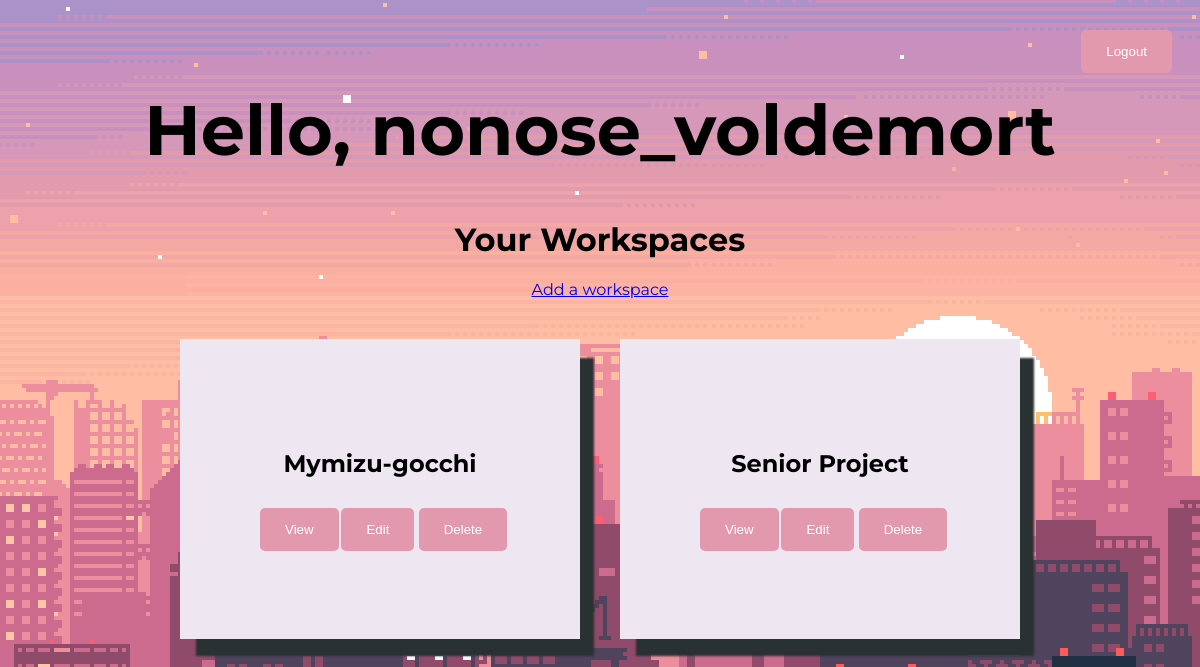
Screenshot of / (signed in) with the database file from the repository.
### base/models.py (models this page shows)
class Workspace(models.Model):
    workspace_name = models.CharField(max_length=100)
    users = models.ManyToManyField(User)

### base/views.py (the view)
# urls.py: path('', WorkspaceList.as_view(), name="workspacelist"),
class WorkspaceList(LoginRequiredMixin, ListView):
    model = Workspace
    context_object_name = "workspaces"
    def get_context_data(self, **kwargs):
        context = super().get_context_data(**kwargs)
        context['workspaces'] = context['workspaces'].filter(users=self.request.user)
        return context

### base/templates/base/workspace_list.html (shortened to what this page needs)
{% extends 'base/main.html' %}
{% block content %}
<h1>Your Workspaces</h1>
<a id="add-anch" href="{% url 'new-workspace' %}">Add a workspace</a>
<div class="flex-container">
    {% for workspace in workspaces %}
    <div class="flex-items">
        <h2> {{ workspace.workspace_name }} </h1>
        <span class="form">
            <form method="GET" action="{% url 'view-workspace' %}">
                    <input id="submit" type="submit" value='View'>
            </form>
        </span>
        <a href="{% url 'edit-workspace' workspace.id %}"><button>Edit</button></a>
        <a href="{% url 'delete-workspace' workspace.id %}"><button>Delete</button></a>
    </div>
    {% empty %}
    <h3> You currently have no workspaces </h3>
    {% endfor %}
</div>
{% endblock content %}

### base/templates/base/main.html (shortened to what this page needs)
<!DOCTYPE html>
<html lang="en">
<head>
    {% load static %}
    <link rel="stylesheet" href="{% static 'css/main.css' %}"/>
</head>
<body>
    <header class="heading">
        {% if request.user.is_authenticated %}
        <h1>Hello, {{request.user}}</h1>
        <a href="{% url 'logout' %}"><button id="logout-button">Logout</button></a>
        {% else %}
        <h1>Hello there!</h1>
        {% endif %}
    </header>
    <div class="container">
        {% block content %}
        {% endblock content %}
    </div>
</body>
</html>

### base/static/css/main.css (style rules this page uses)
body { background: url('../images/wp6298136-pink-sky-aesthetic-pc-wallpapers.png'); background-color: bisque; text-align: center; font-family: 'Montserrat', sans-serif; }
header h1 { padding-top: 40px; font-size: 70px; }
#logout-button { margin-top: -190px; margin-right: 20px; float: right; }
.flex-container { display: flex; flex-direction: row; flex-wrap: wrap; justify-content: center; align-items: center; align-content: flex-start; padding-bottom: 80px; }
.flex-items { width: 400px; height: 300px; margin-top: 40px; margin-left: 20px; margin-right: 20px; background-color: rgb(238, 231, 241); transition: transform .2s; -moz-box-shadow: 15px 18px 2px -1px rgb(42, 49, 51); -webkit-box-shadow: 15px 18px 2px -1px rgb(42, 49, 51); -ms-box-shadow: 15px 18px 2px -1px rgb(42, 49, 51); box-shadow: 15px 18px 2px -1px rgb(42, 49, 51); }
.flex-items:nth-child(1) { display: block; flex-grow: 0; flex-shrink: 1; flex-basis: auto; align-self: auto; order: 0; }
.flex-items:nth-child(2) { display: block; flex-grow: 0; flex-shrink: 1; flex-basis: auto; align-self: auto; order: 0; }
.flex-container h2 { padding: 90px; margin-bottom: -60px; }
button { border: none; border-radius: 5px; padding: 14px 25px; color: white; background-color: rgb(226,153,173); margin-bottom: 10px; }
.form { float:left; margin-left: 80px; margin-right: -70px; }
.form #submit { border: none; border-radius: 5px; padding: 14px 25px; color: white; background-color: rgb(226,153,173); margin-bottom: 10px; }

### rows the page displays
Workspace: workspace_name "Mymizu-gocchi"
Workspace: workspace_name "Senior Project"

### other values shown
{{ request.user }} "nonose_voldemort"
